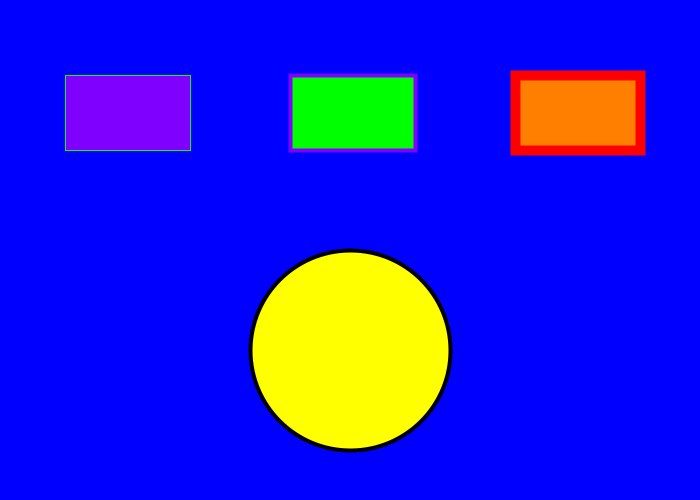
Frame 1 (no input)
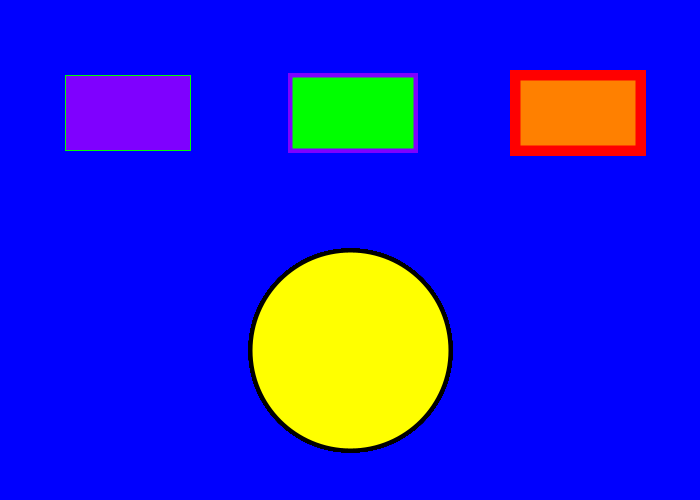
Frame 60 (the mouse pressed at the canvas centre just before this capture)
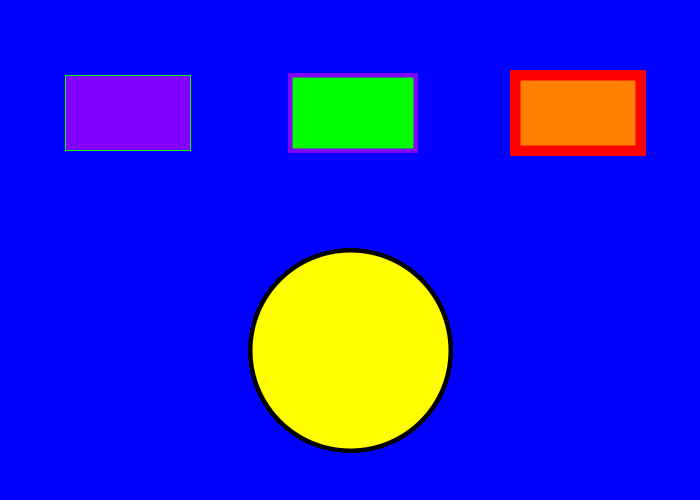
Frame 120 (the mouse held since frame 60 and released just before this capture)

The Processing sketch that drew these frames (run headless with seeded random() and noise(); from frame 60 on, the mouse is pressed at the canvas centre):

// Processing sketch: processing_graphics_assignment_1_smiley_face
// ── processing_graphics_assignment_1_smiley_face.pde
/**
 * <processing-graphics-assignment-1-smiley-face>
 * by <Jonathan>
 * 
 * <Computer science assignment. This assignment will create graphical output.>
 * 
 */

void setup() {
  size(700, 500); // Size of canvas
  background(0, 0, 255); // Background color as rgb values
}

void draw() {
  stroke(0,255,0);
  strokeWeight(1);
  fill(127,0,255);
  rect(65,75,125,75); // First rectangle
  stroke(127,0,255);
  strokeWeight(4);
  fill(0,255,0);
  rect(290,75,125,75); // Second rectangle
  stroke(255,0,0);
  strokeWeight(10);
  fill(255,128,0);
  rect(515,75,125,75); // Third rectangle
  
  stroke(0,0,0);
  strokeWeight(4);
  fill(255,255,0);
  ellipse(350,350,200,200);
  
  
  
  
  
  
  
  
}
